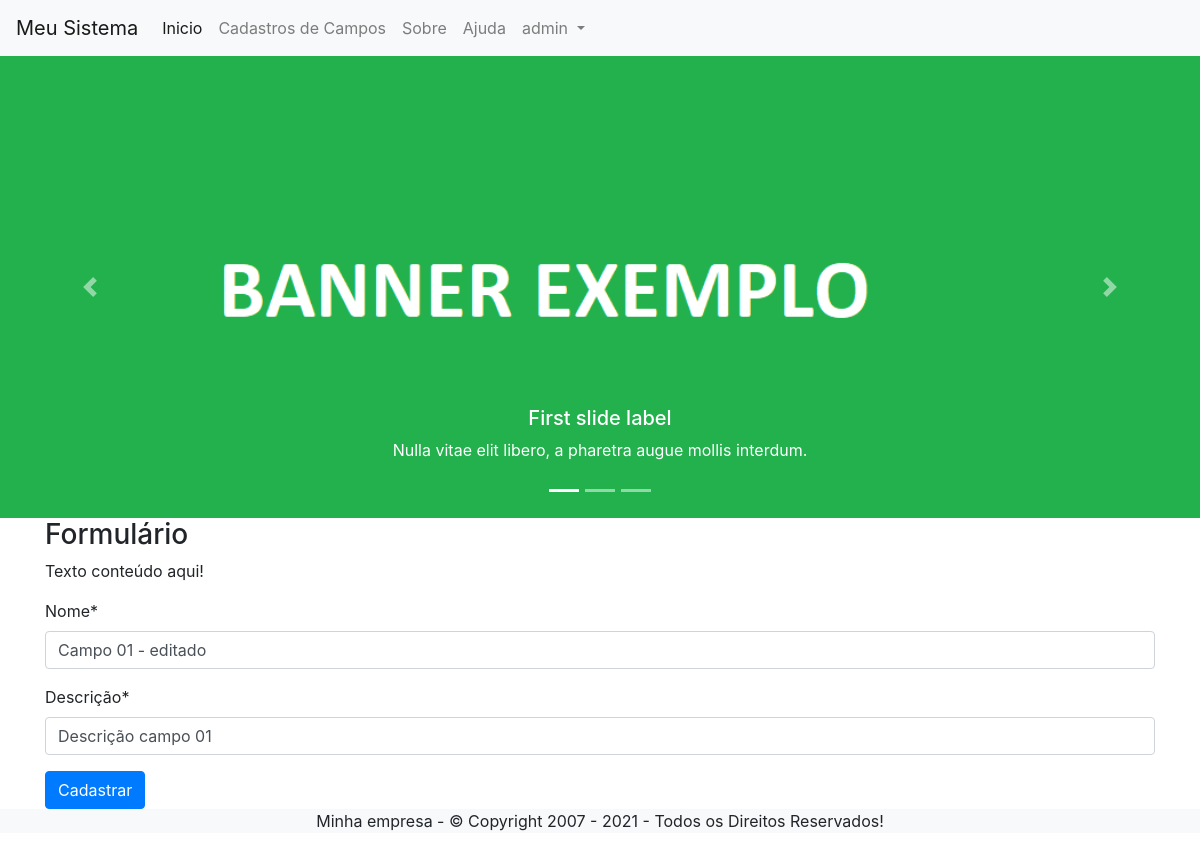
Page /editar/campo/1/ (signed in) on the earlier database version.
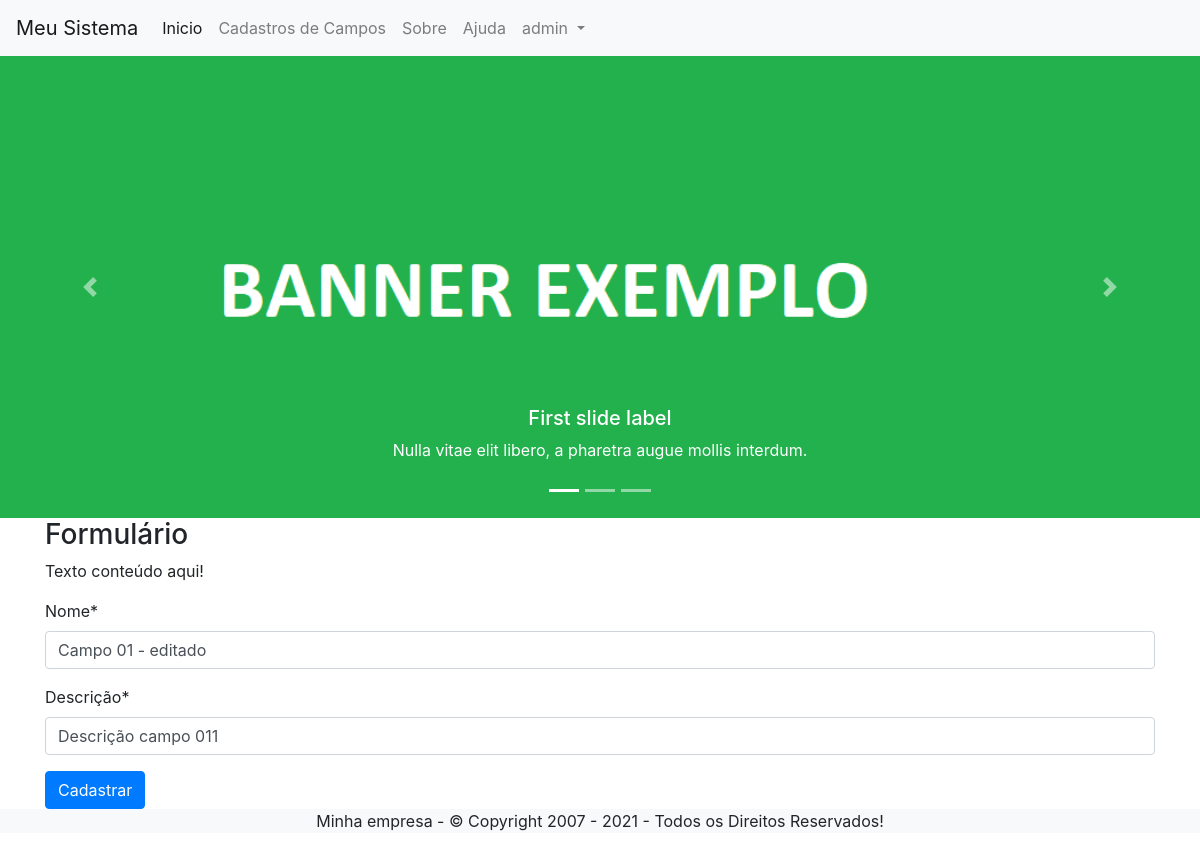
Same page on the later database version.
### cadastros/models.py (models this page shows, shortened)
class Campo(models.Model):
    nome = models.CharField('nome', max_length=100)
    descricao = models.CharField('descrição', max_length=100)

### cadastros/views.py (the view)
# urls.py: path('editar/campo/<int:pk>/', CampoUpdate.as_view(), name='editar-campo'),
class CampoUpdate(GroupRequiredMixin, LoginRequiredMixin, UpdateView):
    login_url = reverse_lazy('login')
    group_required = [u"Administrador", u"grupo2"]
    model = Campo
    fields = '__all__'
    template_name = 'cadastros/form.html'
    success_url = reverse_lazy('listar-campo')

### cadastros/templates/cadastros/form.html (shortened to what this page needs)
{% extends 'modelo.html' %}
{% load static %}
{% load crispy_forms_tags %}
{% block conteudo %}
    <h3>Formulário</h3>
    <p>Texto conteúdo aqui!</p>
    <form action="" method="POST">
        {{ form|crispy }}
        <button type="submit" class="btn btn-primary">Cadastrar</button>
    </form>
{% endblock %}

### paginas/templates/modelo.html (shortened to what this page needs)
{% load static %}
<!DOCTYPE html>
<html lang="pt-br">
<head>
    <link rel="stylesheet" href="{% static 'css/bootstrap.min.css' %}">
</head>
<body>
    {% block menu %}
    <nav class="navbar navbar-expand-lg navbar-light bg-light">
        <a class="navbar-brand" href="{% url 'index' %}">Meu Sistema</a>
        <div class="collapse navbar-collapse" id="navbarNavDropdown">
          <ul class="navbar-nav">
            <li class="nav-item active">
              <a class="nav-link" href="{% url 'index' %}">Inicio <span class="sr-only">(current)</span></a>
            </li>
            <li class="nav-item">
              <a class="nav-link" href="{% url 'listar-campo' %}">Cadastros de Campos</a>
            </li>
            <li class="nav-item">
              <a class="nav-link" href="{% url 'sobre' %}">Sobre</a>
            </li>
            <li class="nav-item">
              <a class="nav-link" href="#">Ajuda</a>
            </li>
            {% if request.user.is_authenticated %}
            <li class="nav-item dropdown">
              <a class="nav-link dropdown-toggle" href="#" id="navbarDropdownMenuLink" data-toggle="dropdown" aria-haspopup="true" aria-expanded="false">
                {{ request.user }}
              </a>
            </li>
            {% else %}
                <li class="nav-item">
                  <a class="nav-link" href="{% url 'login' %}">Entrar</a>
                </li>
            {% endif %}
          </ul>
        </div>
      </nav>
    {% endblock %}
    {% block banner_topo %}
    <div class="bd-example">
      <div id="carouselExampleCaptions" class="carousel slide" data-ride="carousel">
        <ol class="carousel-indicators">
          <li data-target="#carouselExampleCaptions" data-slide-to="0" class="active"></li>
          <li data-target="#carouselExampleCaptions" data-slide-to="1"></li>
          <li data-target="#carouselExampleCaptions" data-slide-to="2"></li>
        </ol>
        <div class="carousel-inner">
          <div class="carousel-item active">
            <img src="{% static 'img/banner.png' %}" class="d-block w-100" alt="...">
            <div class="carousel-caption d-none d-md-block">
              <h5>First slide label</h5>
              <p>Nulla vitae elit libero, a pharetra augue mollis interdum.</p>
            </div>
          </div>
        </div>
        <a class="carousel-control-prev" href="#carouselExampleCaptions" role="button" data-slide="prev">
          <span class="carousel-control-prev-icon" aria-hidden="true"></span>
        </a>
        <a class="carousel-control-next" href="#carouselExampleCaptions" role="button" data-slide="next">
          <span class="carousel-control-next-icon" aria-hidden="true"></span>
        </a>
      </div>
    </div>
    {% endblock %}
    <div class="container">
        {% block conteudo %}{% endblock %}
    </div>
    {% block rodape %}
        <div class="bg-light">
           <p align="center">Minha empresa - © Copyright 2007 - 2021 - Todos os Direitos Reservados!</p>
        </div>
    {% endblock %}
</body>
</html>

Differences in the rows shown:
changed Campo "Campo 01 - editado": descricao "Descrição campo 01" → "Descrição campo 011"
